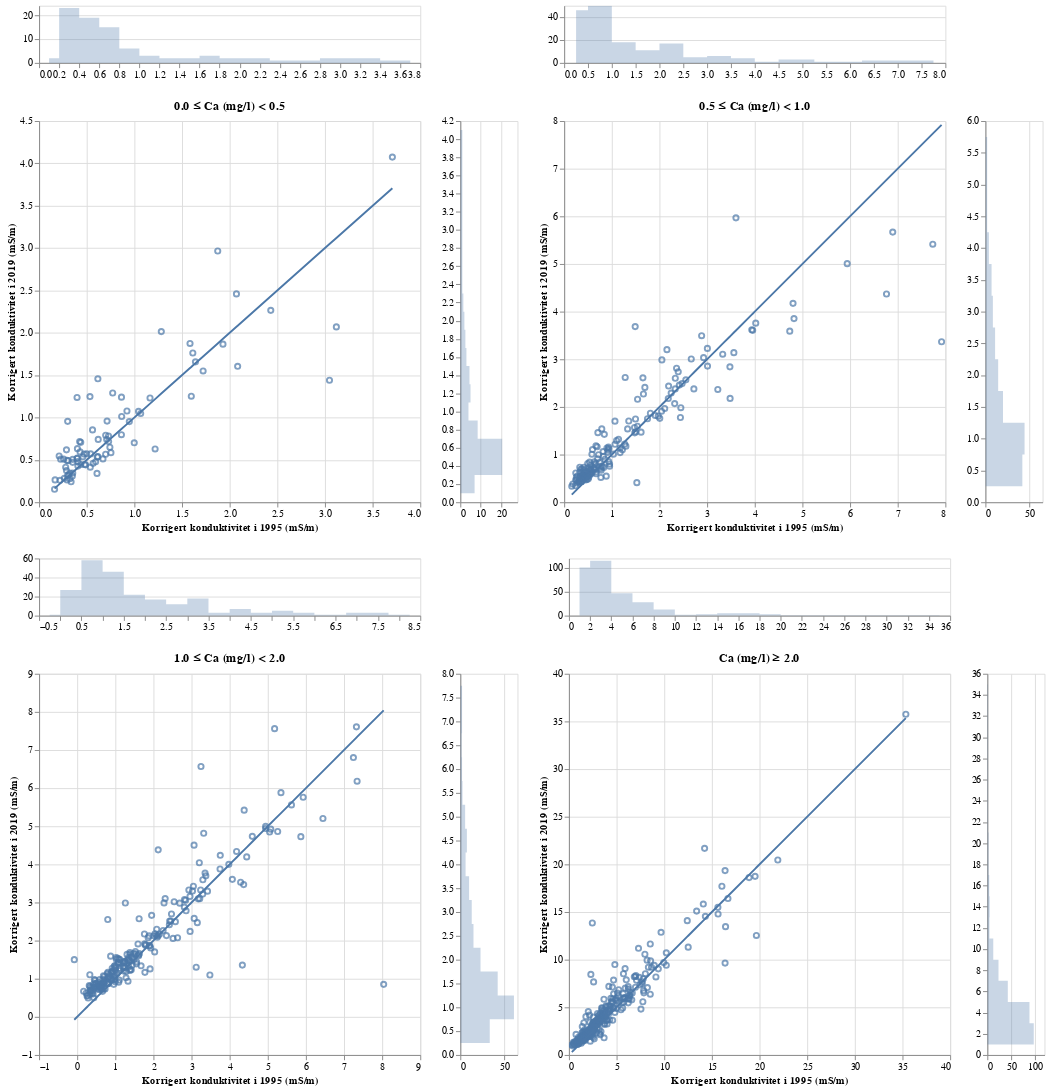

Notebook cell for this chart:
### Markdown cell above
### 3.3. Corrected conductivity

Calculated as

$$K_{corr} = K_{raw} - 0.035H^+ - 0.008SO_4$$

where $K_{corr}$ is in mS/m and $H^+$ & $SO_4$ are in ueq/l.

### Code cell
chart_dict = {}
for idx, ca_level in enumerate(ca_levels):
    data = res_dict[ca_level]

    base = alt.Chart(data, height=400, width=400)

    x_domain = alt.selection_interval(bind="scales", encodings=["x"])
    y_domain = alt.selection_interval(bind="scales", encodings=["y"])

    area_args = {"opacity": 0.3, "interpolate": "step"}

    points = (
        base.mark_point()
        .encode(
            x=alt.X(
                "kond_minus_H&SO4_am:Q", title="Korrigert konduktivitet i 1995 (mS/m)"
            ),
            y=alt.Y(
                "kond_minus_H&SO4_lw:Q", title="Korrigert konduktivitet i 2019 (mS/m)"
            ),
            tooltip=[
                "station_id:N",
                "station_name:N",
                "sample_date:T",
                "kond_minus_H&SO4_lw:Q",
                "kond_minus_H&SO4_am:Q",
            ],
        )
        .properties(title=ca_labels[ca_level])
        .add_selection(x_domain)
        .add_selection(y_domain)
    )

    # 1:1 line
    line = base.mark_line().encode(
        x=alt.X("kond_minus_H&SO4_am:Q", title=""),
        y=alt.Y("kond_minus_H&SO4_am:Q", title=""),
    )

    top_hist = (
        base.mark_area(**area_args)
        .encode(
            alt.X(
                "kond_minus_H&SO4_am:Q", bin=alt.Bin(maxbins=20), stack=None, title=""
            ),
            alt.Y("count()", stack=None, title=""),
        )
        .properties(height=60)
        .add_selection(x_domain)
    )

    right_hist = (
        base.mark_area(**area_args)
        .encode(
            alt.Y(
                "kond_minus_H&SO4_lw:Q", bin=alt.Bin(maxbins=20), stack=None, title="",
            ),
            alt.X("count()", stack=None, title=""),
        )
        .properties(width=60)
        .add_selection(y_domain)
    )

    chart = top_hist & ((points + line) | right_hist)
    chart_dict[idx] = chart

chart = (chart_dict[0] | chart_dict[1]) & (chart_dict[2] | chart_dict[3])
chart.save("../pages/corrected_cond.html")
chart

### Figure 1 — Vega-Lite specification as saved in the notebook (floating-point values rounded to 4 significant figures; data arrays with more than 128 entries replaced by an {"elided": "..."} marker saying what was removed)
{"config": {"view": {"continuousWidth": 400, "continuousHeight": 300}}, "vconcat": [{"hconcat": [{"vconcat": [{"mark": {"type": "area", "interpolate": "step", "opacity": 0.3}, "encoding": {"x": {"type": "quantitative", "bin": {"maxbins": 20}, "field": "kond_minus_H&SO4_am", "stack": null, "title": ""}, "y": {"type": "quantitative", "aggregate": "count", "stack": null, "title": ""}}, "height": 60, "selection": {"selector017": {"type": "interval", "bind": "scales", "encodings": ["x"]}}, "width": 400}, {"hconcat": [{"layer": [{"mark": "point", "encoding": {"tooltip": [{"type": "nominal", "field": "station_id"}, {"type": "nominal", "field": "station_name"}, {"type": "temporal", "field": "sample_date"}, {"type": "quantitative", "field": "kond_minus_H&SO4_lw"}, {"type": "quantitative", "field": "kond_minus_H&SO4_am"}], "x": {"type": "quantitative", "field": "kond_minus_H&SO4_am", "title": "Korrigert konduktivitet i 1995 (mS/m)"}, "y": {"type": "quantitative", "field": "kond_minus_H&SO4_lw", "title": "Korrigert konduktivitet i 2019 (mS/m)"}}, "height": 400, "selection": {"selector017": {"type": "interval", "bind": "scales", "encodings": ["x"]}, "selector018": {"type": "interval", "bind": "scales", "encodings": ["y"]}}, "title": "0.0 ≤ Ca (mg/l) < 0.5", "width": 400}, {"mark": "line", "encoding": {"x": {"type": "quantitative", "field": "kond_minus_H&SO4_am", "title": ""}, "y": {"type": "quantitative", "field": "kond_minus_H&SO4_am", "title": ""}}, "height": 400, "width": 400}]}, {"mark": {"type": "area", "interpolate": "step", "opacity": 0.3}, "encoding": {"x": {"type": "quantitative", "aggregate": "count", "stack": null, "title": ""}, "y": {"type": "quantitative", "bin": {"maxbins": 20}, "field": "kond_minus_H&SO4_lw", "stack": null, "title": ""}}, "height": 400, "selection": {"selector018": {"type": "interval", "bind": "scales", "encodings": ["y"]}}, "width": 60}]}], "data": {"name": "data-c89aa25f1328d38e5405d029e437327a"}}, {"vconcat": [{"mark": {"type": "area", "interpolate": "step", "opacity": 0.3}, "encoding": {"x": {"type": "quantitative", "bin": {"maxbins": 20}, "field": "kond_minus_H&SO4_am", "stack": null, "title": ""}, "y": {"type": "quantitative", "aggregate": "count", "stack": null, "title": ""}}, "height": 60, "selection": {"selector019": {"type": "interval", "bind": "scales", "encodings": ["x"]}}, "width": 400}, {"hconcat": [{"layer": [{"mark": "point", "encoding": {"tooltip": [{"type": "nominal", "field": "station_id"}, {"type": "nominal", "field": "station_name"}, {"type": "temporal", "field": "sample_date"}, {"type": "quantitative", "field": "kond_minus_H&SO4_lw"}, {"type": "quantitative", "field": "kond_minus_H&SO4_am"}], "x": {"type": "quantitative", "field": "kond_minus_H&SO4_am", "title": "Korrigert konduktivitet i 1995 (mS/m)"}, "y": {"type": "quantitative", "field": "kond_minus_H&SO4_lw", "title": "Korrigert konduktivitet i 2019 (mS/m)"}}, "height": 400, "selection": {"selector019": {"type": "interval", "bind": "scales", "encodings": ["x"]}, "selector020": {"type": "interval", "bind": "scales", "encodings": ["y"]}}, "title": "0.5 ≤ Ca (mg/l) < 1.0", "width": 400}, {"mark": "line", "encoding": {"x": {"type": "quantitative", "field": "kond_minus_H&SO4_am", "title": ""}, "y": {"type": "quantitative", "field": "kond_minus_H&SO4_am", "title": ""}}, "height": 400, "width": 400}]}, {"mark": {"type": "area", "interpolate": "step", "opacity": 0.3}, "encoding": {"x": {"type": "quantitative", "aggregate": "count", "stack": null, "title": ""}, "y": {"type": "quantitative", "bin": {"maxbins": 20}, "field": "kond_minus_H&SO4_lw", "stack": null, "title": ""}}, "height": 400, "selection": {"selector020": {"type": "interval", "bind": "scales", "encodings": ["y"]}}, "width": 60}]}], "data": {"name": "data-c4f42be7ebeec9535afca02c6f6d0d74"}}]}, {"hconcat": [{"vconcat": [{"mark": {"type": "area", "interpolate": "step", "opacity": 0.3}, "encoding": {"x": {"type": "quantitative", "bin": {"maxbins": 20}, "field": "kond_minus_H&SO4_am", "stack": null, "title": ""}, "y": {"type": "quantitative", "aggregate": "count", "stack": null, "title": ""}}, "height": 60, "selection": {"selector021": {"type": "interval", "bind": "scales", "encodings": ["x"]}}, "width": 400}, {"hconcat": [{"layer": [{"mark": "point", "encoding": {"tooltip": [{"type": "nominal", "field": "station_id"}, {"type": "nominal", "field": "station_name"}, {"type": "temporal", "field": "sample_date"}, {"type": "quantitative", "field": "kond_minus_H&SO4_lw"}, {"type": "quantitative", "field": "kond_minus_H&SO4_am"}], "x": {"type": "quantitative", "field": "kond_minus_H&SO4_am", "title": "Korrigert konduktivitet i 1995 (mS/m)"}, "y": {"type": "quantitative", "field": "kond_minus_H&SO4_lw", "title": "Korrigert konduktivitet i 2019 (mS/m)"}}, "height": 400, "selection": {"selector021": {"type": "interval", "bind": "scales", "encodings": ["x"]}, "selector022": {"type": "interval", "bind": "scales", "encodings": ["y"]}}, "title": "1.0 ≤ Ca (mg/l) < 2.0", "width": 400}, {"mark": "line", "encoding": {"x": {"type": "quantitative", "field": "kond_minus_H&SO4_am", "title": ""}, "y": {"type": "quantitative", "field": "kond_minus_H&SO4_am", "title": ""}}, "height": 400, "width": 400}]}, {"mark": {"type": "area", "interpolate": "step", "opacity": 0.3}, "encoding": {"x": {"type": "quantitative", "aggregate": "count", "stack": null, "title": ""}, "y": {"type": "quantitative", "bin": {"maxbins": 20}, "field": "kond_minus_H&SO4_lw", "stack": null, "title": ""}}, "height": 400, "selection": {"selector022": {"type": "interval", "bind": "scales", "encodings": ["y"]}}, "width": 60}]}], "data": {"name": "data-6839eca33a0b1c810f060824e3624f75"}}, {"vconcat": [{"mark": {"type": "area", "interpolate": "step", "opacity": 0.3}, "encoding": {"x": {"type": "quantitative", "bin": {"maxbins": 20}, "field": "kond_minus_H&SO4_am", "stack": null, "title": ""}, "y": {"type": "quantitative", "aggregate": "count", "stack": null, "title": ""}}, "height": 60, "selection": {"selector023": {"type": "interval", "bind": "scales", "encodings": ["x"]}}, "width": 400}, {"hconcat": [{"layer": [{"mark": "point", "encoding": {"tooltip": [{"type": "nominal", "field": "station_id"}, {"type": "nominal", "field": "station_name"}, {"type": "temporal", "field": "sample_date"}, {"type": "quantitative", "field": "kond_minus_H&SO4_lw"}, {"type": "quantitative", "field": "kond_minus_H&SO4_am"}], "x": {"type": "quantitative", "field": "kond_minus_H&SO4_am", "title": "Korrigert konduktivitet i 1995 (mS/m)"}, "y": {"type": "quantitative", "field": "kond_minus_H&SO4_lw", "title": "Korrigert konduktivitet i 2019 (mS/m)"}}, "height": 400, "selection": {"selector023": {"type": "interval", "bind": "scales", "encodings": ["x"]}, "selector024": {"type": "interval", "bind": "scales", "encodings": ["y"]}}, "title": "Ca (mg/l) ≥ 2.0", "width": 400}, {"mark": "line", "encoding": {"x": {"type": "quantitative", "field": "kond_minus_H&SO4_am", "title": ""}, "y": {"type": "quantitative", "field": "kond_minus_H&SO4_am", "title": ""}}, "height": 400, "width": 400}]}, {"mark": {"type": "area", "interpolate": "step", "opacity": 0.3}, "encoding": {"x": {"type": "quantitative", "aggregate": "count", "stack": null, "title": ""}, "y": {"type": "quantitative", "bin": {"maxbins": 20}, "field": "kond_minus_H&SO4_lw", "stack": null, "title": ""}}, "height": 400, "selection": {"selector024": {"type": "interval", "bind": "scales", "encodings": ["y"]}}, "width": 60}]}], "data": {"name": "data-3e0c53a15ed9d7f595c03a6a5985b82b"}}]}], "$schema": "https://vega.github.io/schema/vega-lite/v4.8.1.json", "datasets": {"data-c89aa25f1328d38e5405d029e437327a": [{"station_id": 26080.0, "station_name": "Måsabutjørna", "sample_date": "2019-10-24", "ion_diff_pct_lw": -1.574, "ion_diff_pct_am": -18.62, "kond_diff_pct_lw": 5.832, "kond_diff_pct_am": 2.091, "kond_minus_H&SO4_lw": 0.5203, "kond_minus_H&SO4_am": 0.4004}, {"station_id": 26080.0, "station_name": "HOH 1374", "sample_date": "2019-09-25", "ion_diff_pct_lw": -2.533, "ion_diff_pct_am": -33.49, "kond_diff_pct_lw": 9.406, "kond_diff_pct_am": 2.427, "kond_minus_H&SO4_lw": 0.5063, "kond_minus_H&SO4_am": 0.3535}, {"station_id": 26090.0, "station_name": "Mjåvatn", "sample_date": "2019-10-29", "ion_diff_pct_lw": -13.55, "ion_diff_pct_am": -16.52, "kond_diff_pct_lw": 6.944, "kond_diff_pct_am": 2.892, "kond_minus_H&SO4_lw": 0.445, "kond_minus_H&SO4_am": 0.4776}, {"station_id": 26090.0, "station_name": "Hemletjørnane", "sample_date": "2019-10-01", "ion_diff_pct_lw": -3.47, "ion_diff_pct_am": -5.291, "kond_diff_pct_lw": 7.555, "kond_diff_pct_am": 3.109, "kond_minus_H&SO4_lw": 0.4417, "kond_minus_H&SO4_am": 0.4884}, {"station_id": 26090.0, "station_name": "HOH 1394", "sample_date": "2019-09-30", "ion_diff_pct_lw": 8.015, "ion_diff_pct_am": -9.022, "kond_diff_pct_lw": 11.2, "kond_diff_pct_am": 0.8889, "kond_minus_H&SO4_lw": 0.3234, "kond_minus_H&SO4_am": 0.3111}, {"station_id": 26100.0, "station_name": "HOH 1227", "sample_date": "2019-09-30", "ion_diff_pct_lw": 5.603, "ion_diff_pct_am": -19.22, "kond_diff_pct_lw": 4.907, "kond_diff_pct_am": -6.079, "kond_minus_H&SO4_lw": 0.3735, "kond_minus_H&SO4_am": 0.2875}, {"station_id": 26110.0, "station_name": "1230 HOH", "sample_date": "2019-09-24", "ion_diff_pct_lw": 13.12, "ion_diff_pct_am": 24.49, "kond_diff_pct_lw": 8.866, "kond_diff_pct_am": -13.68, "kond_minus_H&SO4_lw": 0.3084, "kond_minus_H&SO4_am": 0.3492}, {"station_id": 26110.0, "station_name": "HOH 1092", "sample_date": "2019-09-24", "ion_diff_pct_lw": 1.857, "ion_diff_pct_am": -7.078, "kond_diff_pct_lw": 5.084, "kond_diff_pct_am": -6.287, "kond_minus_H&SO4_lw": 0.5661, "kond_minus_H&SO4_am": 0.6984}, {"station_id": 26120.0, "station_name": "Rundatjørni", "sample_date": "2019-09-24", "ion_diff_pct_lw": 8.917, "ion_diff_pct_am": -25.86, "kond_diff_pct_lw": 7.897, "kond_diff_pct_am": -9.588, "kond_minus_H&SO4_lw": 0.5085, "kond_minus_H&SO4_am": 0.2265}, {"station_id": 26120.0, "station_name": "Blåfjellvatnet", "sample_date": "2019-10-17", "ion_diff_pct_lw": 3.749, "ion_diff_pct_am": -2.104, "kond_diff_pct_lw": 1.474, "kond_diff_pct_am": 3.822, "kond_minus_H&SO4_lw": 1.072, "kond_minus_H&SO4_am": 1.044}, {"station_id": 26130.0, "station_name": "Steinbotsvatna", "sample_date": "2019-10-02", "ion_diff_pct_lw": -10.69, "ion_diff_pct_am": -11.42, "kond_diff_pct_lw": 8.986, "kond_diff_pct_am": -0.3844, "kond_minus_H&SO4_lw": 0.509, "kond_minus_H&SO4_am": 0.2577}, {"station_id": 26130.0, "station_name": "HOH 1078", "sample_date": "2019-09-25", "ion_diff_pct_lw": 18.51, "ion_diff_pct_am": -8.195, "kond_diff_pct_lw": 2.09, "kond_diff_pct_am": 2.548, "kond_minus_H&SO4_lw": 0.5702, "kond_minus_H&SO4_am": 0.5414}, {"station_id": 26140.0, "station_name": "Hyttvatnet", "sample_date": "2019-10-09", "ion_diff_pct_lw": -0.2632, "ion_diff_pct_am": -13.38, "kond_diff_pct_lw": -4.312, "kond_diff_pct_am": -3.764, "kond_minus_H&SO4_lw": 2.014, "kond_minus_H&SO4_am": 1.283}, {"station_id": 26140.0, "station_name": "HOH 510", "sample_date": "2019-09-20", "ion_diff_pct_lw": -24.21, "ion_diff_pct_am": -31.46, "kond_diff_pct_lw": 20.31, "kond_diff_pct_am": -16.74, "kond_minus_H&SO4_lw": 0.2638, "kond_minus_H&SO4_am": 0.2941}, {"station_id": 26140.0, "station_name": "HOH 407", "sample_date": "2019-09-20", "ion_diff_pct_lw": -0.4539, "ion_diff_pct_am": -55.2, "kond_diff_pct_lw": 29.45, "kond_diff_pct_am": -14.69, "kond_minus_H&SO4_lw": 0.2411, "kond_minus_H&SO4_am": 0.3359}, {"station_id": 26140.0, "station_name": "HOH 414", "sample_date": "2019-09-20", "ion_diff_pct_lw": -9.058, "ion_diff_pct_am": -35.32, "kond_diff_pct_lw": 12.01, "kond_diff_pct_am": -4.35, "kond_minus_H&SO4_lw": 0.4792, "kond_minus_H&SO4_am": 0.4084}, {"station_id": 26140.0, "station_name": "Guolehisjavri", "sample_date": "2019-09-20", "ion_diff_pct_lw": -22.24, "ion_diff_pct_am": -31.83, "kond_diff_pct_lw": 0.9032, "kond_diff_pct_am": -2.082, "kond_minus_H&SO4_lw": 0.7906, "kond_minus_H&SO4_am": 0.699}, {"station_id": 26140.0, "station_name": "HOH 515", "sample_date": "2019-09-22", "ion_diff_pct_lw": 17.25, "ion_diff_pct_am": -9.495, "kond_diff_pct_lw": 0.6641, "kond_diff_pct_am": 3.442, "kond_minus_H&SO4_lw": 0.9522, "kond_minus_H&SO4_am": 0.947}, {"station_id": 26240.0, "station_name": "HOH 1506", "sample_date": "2019-09-25", "ion_diff_pct_lw": -45.2, "ion_diff_pct_am": -34.24, "kond_diff_pct_lw": 19.65, "kond_diff_pct_am": -16.68, "kond_minus_H&SO4_lw": 0.1536, "kond_minus_H&SO4_am": 0.1625}, {"station_id": 26280.0, "station_name": "HOH 1198", "sample_date": "2019-09-25", "ion_diff_pct_lw": -8.882, "ion_diff_pct_am": -30.27, "kond_diff_pct_lw": 13.21, "kond_diff_pct_am": -4.001, "kond_minus_H&SO4_lw": 0.2584, "kond_minus_H&SO4_am": 0.2202}, {"station_id": 26280.0, "station_name": "Nedre Årdalsvatnet", "sample_date": "2019-10-01", "ion_diff_pct_lw": -17.69, "ion_diff_pct_am": -22.61, "kond_diff_pct_lw": 3.96, "kond_diff_pct_am": 3.548, "kond_minus_H&SO4_lw": 0.445, "kond_minus_H&SO4_am": 0.4375}, {"station_id": 26310.0, "station_name": "HOH 1760", "sample_date": "2019-10-01", "ion_diff_pct_lw": 6.603, "ion_diff_pct_am": -32.23, "kond_diff_pct_lw": 19.04, "kond_diff_pct_am": 1.881, "kond_minus_H&SO4_lw": 0.2776, "kond_minus_H&SO4_am": 0.3236}, {"station_id": 26390.0, "station_name": "Bjørntjørn", "sample_date": "2019-10-29", "ion_diff_pct_lw": -13.6, "ion_diff_pct_am": -14.48, "kond_diff_pct_lw": 8.547, "kond_diff_pct_am": 2.612, "kond_minus_H&SO4_lw": 0.4266, "kond_minus_H&SO4_am": 0.4073}, {"station_id": 26410.0, "station_name": "Såtetjørn", "sample_date": "2019-09-30", "ion_diff_pct_lw": -17.74, "ion_diff_pct_am": -18.77, "kond_diff_pct_lw": 10.5, "kond_diff_pct_am": 3.883, "kond_minus_H&SO4_lw": 0.3445, "kond_minus_H&SO4_am": 0.3534}, {"station_id": 26450.0, "station_name": "Urdevotni", "sample_date": "2019-10-29", "ion_diff_pct_lw": -6.709, "ion_diff_pct_am": 0.903, "kond_diff_pct_lw": -1.625, "kond_diff_pct_am": 6.917, "kond_minus_H&SO4_lw": 0.6489, "kond_minus_H&SO4_am": 0.743}, {"station_id": 26460.0, "station_name": "HOH 1040", "sample_date": "2019-09-30", "ion_diff_pct_lw": 2.019, "ion_diff_pct_am": -7.833, "kond_diff_pct_lw": 2.55, "kond_diff_pct_am": -2.755, "kond_minus_H&SO4_lw": 0.6185, "kond_minus_H&SO4_am": 0.2875}, {"station_id": 26460.0, "station_name": "HOH 1238", "sample_date": "2019-09-30", "ion_diff_pct_lw": 0.5775, "ion_diff_pct_am": -3.12, "kond_diff_pct_lw": 12.26, "kond_diff_pct_am": 5.222, "kond_minus_H&SO4_lw": 0.3151, "kond_minus_H&SO4_am": 0.2997}, {"station_id": 26530.0, "station_name": "Øygardstjørna", "sample_date": "2019-10-30", "ion_diff_pct_lw": 4.374, "ion_diff_pct_am": -8.913, "kond_diff_pct_lw": -0.1578, "kond_diff_pct_am": 2.71, "kond_minus_H&SO4_lw": 2.069, "kond_minus_H&SO4_am": 3.119}, {"station_id": 26550.0, "station_name": "Kleggadalsvatn", "sample_date": "2019-10-18", "ion_diff_pct_lw": 3.696, "ion_diff_pct_am": -7.014, "kond_diff_pct_lw": 6.935, "kond_diff_pct_am": 4.267, "kond_minus_H&SO4_lw": 0.8539, "kond_minus_H&SO4_am": 0.5611}, {"station_id": 26550.0, "station_name": "HOH 1061", "sample_date": "2019-09-24", "ion_diff_pct_lw": 6.276, "ion_diff_pct_am": 4.045, "kond_diff_pct_lw": 1.487, "kond_diff_pct_am": 0.4436, "kond_minus_H&SO4_lw": 0.6327, "kond_minus_H&SO4_am": 0.4026}, {"station_id": 26560.0, "station_name": "Rundatjørna", "sample_date": "2019-10-18", "ion_diff_pct_lw": 2.341, "ion_diff_pct_am": -0.8696, "kond_diff_pct_lw": 1.869, "kond_diff_pct_am": 3.094, "kond_minus_H&SO4_lw": 1.762, "kond_minus_H&SO4_am": 1.613}, {"station_id": 26570.0, "station_name": "HOH 1250", "sample_date": "2019-09-24", "ion_diff_pct_lw": 0.6353, "ion_diff_pct_am": -14.6, "kond_diff_pct_lw": 12.86, "kond_diff_pct_am": 0.6921, "kond_minus_H&SO4_lw": 0.4708, "kond_minus_H&SO4_am": 0.3528}, {"station_id": 26570.0, "station_name": "Leirdålsvatna", "sample_date": "2019-09-24", "ion_diff_pct_lw": 10.02, "ion_diff_pct_am": 0.2114, "kond_diff_pct_lw": 7.767, "kond_diff_pct_am": 1.576, "kond_minus_H&SO4_lw": 0.5379, "kond_minus_H&SO4_am": 0.6167}, {"station_id": 26580.0, "station_name": "Løyndardalsvatnet", "sample_date": "2019-10-14", "ion_diff_pct_lw": -2.818, "ion_diff_pct_am": -0.5945, "kond_diff_pct_lw": 9.334, "kond_diff_pct_am": -2.899, "kond_minus_H&SO4_lw": 0.7973, "kond_minus_H&SO4_am": 0.864}, {"station_id": 26600.0, "station_name": "Mannsvatnet", "sample_date": "2019-10-18", "ion_diff_pct_lw": -1.017, "ion_diff_pct_am": 2.069, "kond_diff_pct_lw": 2.538, "kond_diff_pct_am": -1.82, "kond_minus_H&SO4_lw": 1.231, "kond_minus_H&SO4_am": 1.164}, {"station_id": 26610.0, "station_name": "HOH 1367", "sample_date": "2019-10-14", "ion_diff_pct_lw": -6.902, "ion_diff_pct_am": -1.926, "kond_diff_pct_lw": 14.5, "kond_diff_pct_am": -6.505, "kond_minus_H&SO4_lw": 0.2825, "kond_minus_H&SO4_am": 0.2646}, {"station_id": 26610.0, "station_name": "Litlavatn", "sample_date": "2019-10-03", "ion_diff_pct_lw": -6.959, "ion_diff_pct_am": -14.18, "kond_diff_pct_lw": 3.405, "kond_diff_pct_am": 2.256, "kond_minus_H&SO4_lw": 0.5462, "kond_minus_H&SO4_am": 0.2108}, {"station_id": 26610.0, "station_name": "Kaldevatn", "sample_date": "2019-09-24", "ion_diff_pct_lw": 6.194, "ion_diff_pct_am": -9.203, "kond_diff_pct_lw": 11.73, "kond_diff_pct_am": 6.9, "kond_minus_H&SO4_lw": 0.4142, "kond_minus_H&SO4_am": 0.5373}, {"station_id": 26630.0, "station_name": "Kvannjolvatnet", "sample_date": "2019-09-26", "ion_diff_pct_lw": 2.526, "ion_diff_pct_am": -34.36, "kond_diff_pct_lw": 14.51, "kond_diff_pct_am": 1.824, "kond_minus_H&SO4_lw": 0.3445, "kond_minus_H&SO4_am": 0.3225}, {"station_id": 26630.0, "station_name": "HOH 1241", "sample_date": "2019-09-24", "ion_diff_pct_lw": 8.794, "ion_diff_pct_am": -22.63, "kond_diff_pct_lw": 14.47, "kond_diff_pct_am": 5.358, "kond_minus_H&SO4_lw": 0.4908, "kond_minus_H&SO4_am": 0.3047}, {"station_id": 26640.0, "station_name": "Nedre Sørdalsvatnet", "sample_date": "2019-10-17", "ion_diff_pct_lw": 10.61, "ion_diff_pct_am": -8.777, "kond_diff_pct_lw": 8.198, "kond_diff_pct_am": 4.642, "kond_minus_H&SO4_lw": 0.5716, "kond_minus_H&SO4_am": 0.4994}, {"station_id": 26650.0, "station_name": "HOH 800", "sample_date": "2019-10-17", "ion_diff_pct_lw": 0.6696, "ion_diff_pct_am": 7.2, "kond_diff_pct_lw": 2.327, "kond_diff_pct_am": 4.585, "kond_minus_H&SO4_lw": 0.7397, "kond_minus_H&SO4_am": 0.7097}, {"station_id": 26660.0, "station_name": "Tirskardvatnet", "sample_date": "2019-10-16", "ion_diff_pct_lw": -3.155, "ion_diff_pct_am": -18.33, "kond_diff_pct_lw": -8.655, "kond_diff_pct_am": 4.458, "kond_minus_H&SO4_lw": 1.457, "kond_minus_H&SO4_am": 0.6169}, {"station_id": 26660.0, "station_name": "Dyttingane", "sample_date": "2019-10-17", "ion_diff_pct_lw": 2.227, "ion_diff_pct_am": -22.29, "kond_diff_pct_lw": -2.921, "kond_diff_pct_am": 0.5525, "kond_minus_H&SO4_lw": 1.289, "kond_minus_H&SO4_am": 0.7725}, {"station_id": 26660.0, "station_name": "HOH 729", "sample_date": "2019-10-17", "ion_diff_pct_lw": 0.4533, "ion_diff_pct_am": -9.384, "kond_diff_pct_lw": 0.3599, "kond_diff_pct_am": -0.2058, "kond_minus_H&SO4_lw": 1.012, "kond_minus_H&SO4_am": 0.8668}, {"station_id": 26660.0, "station_name": "HOH 1171", "sample_date": "2019-09-26", "ion_diff_pct_lw": 1.5, "ion_diff_pct_am": -27.29, "kond_diff_pct_lw": 11.93, "kond_diff_pct_am": 4.445, "kond_minus_H&SO4_lw": 0.4136, "kond_minus_H&SO4_am": 0.2792}, {"station_id": 26680.0, "station_name": "HOH 1475", "sample_date": "2019-09-26", "ion_diff_pct_lw": -5.779, "ion_diff_pct_am": -41.62, "kond_diff_pct_lw": 19.95, "kond_diff_pct_am": -5.479, "kond_minus_H&SO4_lw": 0.2634, "kond_minus_H&SO4_am": 0.168}, {"station_id": 26690.0, "station_name": "Jakobsvatnet", "sample_date": "2019-10-02", "ion_diff_pct_lw": -42.47, "ion_diff_pct_am": -20.55, "kond_diff_pct_lw": 6.689, "kond_diff_pct_am": 29.52, "kond_minus_H&SO4_lw": 0.7154, "kond_minus_H&SO4_am": 0.4259}, {"station_id": 26690.0, "station_name": "HOH 520", "sample_date": "2019-10-16", "ion_diff_pct_lw": -8.975, "ion_diff_pct_am": -6.702, "kond_diff_pct_lw": -12.61, "kond_diff_pct_am": 32.9, "kond_minus_H&SO4_lw": 1.247, "kond_minus_H&SO4_am": 0.5341}, {"station_id": 26690.0, "station_name": "Gjesdalsvatnet", "sample_date": "2019-10-16", "ion_diff_pct_lw": -9.522, "ion_diff_pct_am": -29.66, "kond_diff_pct_lw": 3.092, "kond_diff_pct_am": -85.27, "kond_minus_H&SO4_lw": 0.6289, "kond_minus_H&SO4_am": 1.218}, {"station_id": 26700.0, "station_name": "HOH 1308", "sample_date": "2019-09-26", "ion_diff_pct_lw": -0.7057, "ion_diff_pct_am": 26.44, "kond_diff_pct_lw": 9.491, "kond_diff_pct_am": -110.8, "kond_minus_H&SO4_lw": 0.34, "kond_minus_H&SO4_am": 0.608}, {"station_id": 26700.0, "station_name": "Nordvatnet", "sample_date": "2019-10-02", "ion_diff_pct_lw": 3.348, "ion_diff_pct_am": -16.86, "kond_diff_pct_lw": 0.4793, "kond_diff_pct_am": 0.2688, "kond_minus_H&SO4_lw": 0.7066, "kond_minus_H&SO4_am": 0.4373}, {"station_id": 26700.0, "station_name": "Nes-Isvatnet", "sample_date": "2019-10-02", "ion_diff_pct_lw": -3.282, "ion_diff_pct_am": -12.12, "kond_diff_pct_lw": 3.466, "kond_diff_pct_am": 2.687, "kond_minus_H&SO4_lw": 0.5367, "kond_minus_H&SO4_am": 0.4603}, {"station_id": 26700.0, "station_name": "Gjerlands-Isvatnet", "sample_date": "2019-10-02", "ion_diff_pct_lw": -5.764, "ion_diff_pct_am": -2.641, "kond_diff_pct_lw": 2.703, "kond_diff_pct_am": 1.044, "kond_minus_H&SO4_lw": 0.5353, "kond_minus_H&SO4_am": 0.6108}, {"station_id": 26700.0, "station_name": "Trodalsvatnet", "sample_date": "2019-10-16", "ion_diff_pct_lw": 1.571, "ion_diff_pct_am": -2.862, "kond_diff_pct_lw": -0.008773, "kond_diff_pct_am": 4.437, "kond_minus_H&SO4_lw": 1.047, "kond_minus_H&SO4_am": 1.066}, {"station_id": 26710.0, "station_name": "Vardevatnet", "sample_date": "2019-10-02", "ion_diff_pct_lw": -0.7588, "ion_diff_pct_am": -22.28, "kond_diff_pct_lw": 1.255, "kond_diff_pct_am": 10.06, "kond_minus_H&SO4_lw": 0.5943, "kond_minus_H&SO4_am": 0.4302}, {"station_id": 26720.0, "station_name": "Myrkevatnet", "sample_date": "2019-10-16", "ion_diff_pct_lw": 2.73, "ion_diff_pct_am": -3.817, "kond_diff_pct_lw": 2.814, "kond_diff_pct_am": -2.202, "kond_minus_H&SO4_lw": 1.866, "kond_minus_H&SO4_am": 1.93}, {"station_id": 26760.0, "station_name": "HOH 1057", "sample_date": "2019-09-25", "ion_diff_pct_lw": -5.049, "ion_diff_pct_am": -17.55, "kond_diff_pct_lw": 11.4, "kond_diff_pct_am": -2.354, "kond_minus_H&SO4_lw": 0.4938, "kond_minus_H&SO4_am": 0.2933}, {"station_id": 26770.0, "station_name": "HOH 808", "sample_date": "2019-10-15", "ion_diff_pct_lw": -18.72, "ion_diff_pct_am": -34.34, "kond_diff_pct_lw": 4.214, "kond_diff_pct_am": -1.825, "kond_minus_H&SO4_lw": 0.4774, "kond_minus_H&SO4_am": 0.5934}, {"station_id": 26780.0, "station_name": "Styggsjøane", "sample_date": "2019-10-15", "ion_diff_pct_lw": -25.8, "ion_diff_pct_am": -33.85, "kond_diff_pct_lw": 2.193, "kond_diff_pct_am": -0.9133, "kond_minus_H&SO4_lw": 0.5679, "kond_minus_H&SO4_am": 0.4723}, {"station_id": 26790.0, "station_name": "Gravvatnet", "sample_date": "2019-09-26", "ion_diff_pct_lw": -9.305, "ion_diff_pct_am": -6.209, "kond_diff_pct_lw": -5.441, "kond_diff_pct_am": 0.5342, "kond_minus_H&SO4_lw": 2.459, "kond_minus_H&SO4_am": 2.071}, {"station_id": 26820.0, "station_name": "Liatjørnin", "sample_date": "2019-10-08", "ion_diff_pct_lw": -8.431, "ion_diff_pct_am": -13.49, "kond_diff_pct_lw": -3.8, "kond_diff_pct_am": -2.475, "kond_minus_H&SO4_lw": 1.24, "kond_minus_H&SO4_am": 0.8647}, {"station_id": 26830.0, "station_name": "Sætertjørna", "sample_date": "2019-09-26", "ion_diff_pct_lw": -6.087, "ion_diff_pct_am": -9.081, "kond_diff_pct_lw": -4.189, "kond_diff_pct_am": 0.2277, "kond_minus_H&SO4_lw": 1.657, "kond_minus_H&SO4_am": 1.641}, {"station_id": 26830.0, "station_name": "Småholmvatnet", "sample_date": "2019-09-26", "ion_diff_pct_lw": -19.93, "ion_diff_pct_am": -2.643, "kond_diff_pct_lw": -9.832, "kond_diff_pct_am": 3.972, "kond_minus_H&SO4_lw": 2.966, "kond_minus_H&SO4_am": 1.875}, {"station_id": 26840.0, "station_name": "Helknavatnet", "sample_date": "2019-09-26", "ion_diff_pct_lw": 1.079, "ion_diff_pct_am": -4.882, "kond_diff_pct_lw": 2.159, "kond_diff_pct_am": -0.1358, "kond_minus_H&SO4_lw": 1.55, "kond_minus_H&SO4_am": 1.721}, {"station_id": 26850.0, "station_name": "HOH 444", "sample_date": "2019-09-26", "ion_diff_pct_lw": 5.322, "ion_diff_pct_am": -13.27, "kond_diff_pct_lw": 4.606, "kond_diff_pct_am": 2.462, "kond_minus_H&SO4_lw": 1.077, "kond_minus_H&SO4_am": 0.9222}, {"station_id": 26860.0, "station_name": "HOH 662", "sample_date": "2019-09-26", "ion_diff_pct_lw": 1.437, "ion_diff_pct_am": 13.96, "kond_diff_pct_lw": 8.015, "kond_diff_pct_am": 8.348, "kond_minus_H&SO4_lw": 0.5112, "kond_minus_H&SO4_am": 0.6704}, {"station_id": 26870.0, "station_name": "HOH 281", "sample_date": "2019-09-25", "ion_diff_pct_lw": -1.409, "ion_diff_pct_am": -12.85, "kond_diff_pct_lw": 1.075, "kond_diff_pct_am": -0.5855, "kond_minus_H&SO4_lw": 1.874, "kond_minus_H&SO4_am": 1.584}, {"station_id": 26920.0, "station_name": "HOH 370", "sample_date": "2019-09-20", "ion_diff_pct_lw": -19.17, "ion_diff_pct_am": -41.94, "kond_diff_pct_lw": -3.283, "kond_diff_pct_am": -11.34, "kond_minus_H&SO4_lw": 0.7819, "kond_minus_H&SO4_am": 0.7289}, {"station_id": 26960.0, "station_name": "HOH 370", "sample_date": "2019-09-22", "ion_diff_pct_lw": 18.42, "ion_diff_pct_am": -5.331, "kond_diff_pct_lw": -1.084, "kond_diff_pct_am": 3.935, "kond_minus_H&SO4_lw": 1.251, "kond_minus_H&SO4_am": 1.597}, {"station_id": 26960.0, "station_name": "HOH 340", "sample_date": "2019-09-22", "ion_diff_pct_lw": 8.4, "ion_diff_pct_am": -1.952, "kond_diff_pct_lw": -1.776, "kond_diff_pct_am": 5.791, "kond_minus_H&SO4_lw": 2.265, "kond_minus_H&SO4_am": 2.431}, {"station_id": 26970.0, "station_name": "Hannoailaddut Nord", "sample_date": "2019-09-20", "ion_diff_pct_lw": -11.35, "ion_diff_pct_am": -13.39, "kond_diff_pct_lw": -13.1, "kond_diff_pct_am": -6.147, "kond_minus_H&SO4_lw": 0.717, "kond_minus_H&SO4_am": 0.7298}, {"station_id": 26980.0, "station_name": "HOH 417", "sample_date": "2019-09-22", "ion_diff_pct_lw": 2.879, "ion_diff_pct_am": -1.529, "kond_diff_pct_lw": 0.3451, "kond_diff_pct_am": 7.719, "kond_minus_H&SO4_lw": 1.44, "kond_minus_H&SO4_am": 3.047}, {"station_id": 27020.0, "station_name": "Færetjørn", "sample_date": "2019-10-29", "ion_diff_pct_lw": -14.51, "ion_diff_pct_am": -4.492, "kond_diff_pct_lw": -18.89, "kond_diff_pct_am": -2.17, "kond_minus_H&SO4_lw": 1.605, "kond_minus_H&SO4_am": 2.084}, {"station_id": 27020.0, "station_name": "Rennebergstjørni", "sample_date": "2019-09-24", "ion_diff_pct_lw": 4.024, "ion_diff_pct_am": -7.717, "kond_diff_pct_lw": 8.769, "kond_diff_pct_am": 1.78, "kond_minus_H&SO4_lw": 0.5854, "kond_minus_H&SO4_am": 0.754}, {"station_id": 27040.0, "station_name": "Ljomsvatnet", "sample_date": "2019-10-29", "ion_diff_pct_lw": -13.82, "ion_diff_pct_am": -3.829, "kond_diff_pct_lw": -1.646, "kond_diff_pct_am": 4.077, "kond_minus_H&SO4_lw": 0.4592, "kond_minus_H&SO4_am": 0.5676}, {"station_id": 27050.0, "station_name": "Røyslandsvatnet", "sample_date": "2019-10-30", "ion_diff_pct_lw": -62.94, "ion_diff_pct_am": -7.164, "kond_diff_pct_lw": -112.6, "kond_diff_pct_am": 4.171, "kond_minus_H&SO4_lw": 4.074, "kond_minus_H&SO4_am": 3.707}, {"station_id": 27050.0, "station_name": "HOH 967", "sample_date": "2019-10-18", "ion_diff_pct_lw": 1.067, "ion_diff_pct_am": -14.83, "kond_diff_pct_lw": 2.985, "kond_diff_pct_am": 10.48, "kond_minus_H&SO4_lw": 0.7017, "kond_minus_H&SO4_am": 0.9987}, {"station_id": 27060.0, "station_name": "Tjørnadalsvatnet", "sample_date": "2019-10-17", "ion_diff_pct_lw": 9.868, "ion_diff_pct_am": -25.54, "kond_diff_pct_lw": 3.617, "kond_diff_pct_am": -3.232, "kond_minus_H&SO4_lw": 0.9551, "kond_minus_H&SO4_am": 0.3}, {"station_id": 27060.0, "station_name": "Harekupvatnet", "sample_date": "2019-10-17", "ion_diff_pct_lw": 5.25, "ion_diff_pct_am": -12.97, "kond_diff_pct_lw": 4.795, "kond_diff_pct_am": 0.9199, "kond_minus_H&SO4_lw": 0.7419, "kond_minus_H&SO4_am": 0.6206}, {"station_id": 27060.0, "station_name": "HOH 761", "sample_date": "2019-10-17", "ion_diff_pct_lw": -5.83, "ion_diff_pct_am": -20.92, "kond_diff_pct_lw": -0.581, "kond_diff_pct_am": 1.963, "kond_minus_H&SO4_lw": 1.237, "kond_minus_H&SO4_am": 0.3986}, {"station_id": 27060.0, "station_name": "HOH 619", "sample_date": "2019-11-25", "ion_diff_pct_lw": -12.83, "ion_diff_pct_am": -20.05, "kond_diff_pct_lw": -2.256, "kond_diff_pct_am": 0.5562, "kond_minus_H&SO4_lw": 0.9575, "kond_minus_H&SO4_am": 0.7135}, {"station_id": 27080.0, "station_name": "Midtre Muggsjøen", "sample_date": "2019-10-15", "ion_diff_pct_lw": -8.817, "ion_diff_pct_am": -22.55, "kond_diff_pct_lw": 4.591, "kond_diff_pct_am": 6.996, "kond_minus_H&SO4_lw": 0.5162, "kond_minus_H&SO4_am": 0.3999}], "data-c4f42be7ebeec9535afca02c6f6d0d74": {"elided": "166 records"}, "data-6839eca33a0b1c810f060824e3624f75": {"elided": "227 records"}, "data-3e0c53a15ed9d7f595c03a6a5985b82b": {"elided": "324 records"}}}
